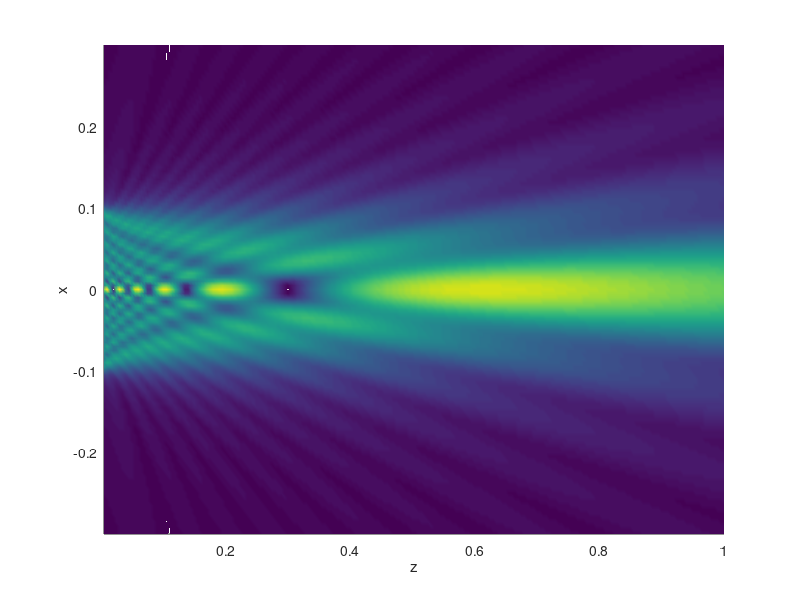

Here is the MATLAB script that generated this plot:
clear;
%%%%%%%%%%%%%%%%%%%%%%%%%%%%%%%%%%%%%%%%
%parameter
mm=1e-3; kHz=1e3; j=1i;
c=340; rho=1.293;
f=20*kHz; w=2*pi*f; k=w/c;

a0=100*mm; %[m] disc radius
v0=1; %[m/s] disc velocity

%observing plane
x=[-300:5:300]*mm;
z=[5:5:1000]*mm;
[Z,X] = meshgrid(z,x);
%%%%%%%%%%%%%%%%%%%%%%%%%%%%%%%%%%%%%%%%

%%%%%%%%%%%%%%%%%%%%%%%%%%%%%%%%%%%%%%%%
%disk division
da=a0/20;
a=[da:da:a0];
dtheta=pi/36;
theta=[0:dtheta:2*pi-dtheta];
%%%%%%%%%%%%%%%%%%%%%%%%%%%%%%%%%%%%%%%%

%%%%%%%%%%%%%%%%%%%%%%%%%%%%%%%%%%%%%%%%
%integral
p=zeros(size(X));
for ai=1:length(a)
    for ti=1:length(theta)
        dS = a(ai)*da*dtheta;
        a_x = a(ai)*cos(theta(ti));
        a_y = a(ai)*sin(theta(ti));
        R = sqrt((X-a_x).^2 + (a_y).^2 + Z.^2);
        A=j*w*rho/(2*pi)*v0*dS;
        p=p+A*exp(-j*k*R)./R;
    end
end
%%%%%%%%%%%%%%%%%%%%%%%%%%%%%%%%%%%%%%%%

%%%%%%%%%%%%%%%%%%%%%%%%%%%%%%%%%%%%%%%%
%plot
surf(z,x,abs(p));
shading interp;
view(2); axis tight;
xlabel('z'); ylabel('x');
%%%%%%%%%%%%%%%%%%%%%%%%%%%%%%%%%%%%%%%%
